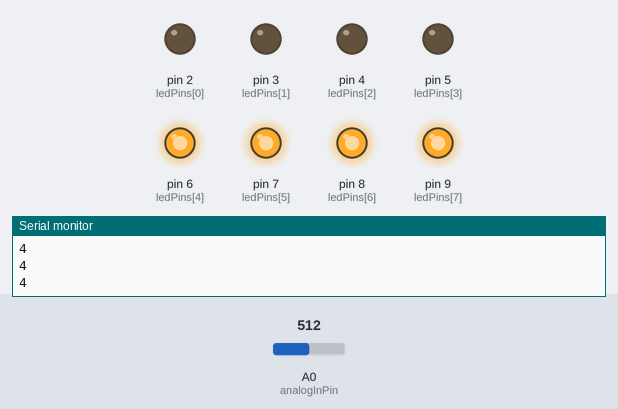
Recording of a sketch running on a simulated Arduino Uno, built with avr-gcc and run on an emulated ATmega328P. Parts: output pins drawn as LEDs (lit = HIGH), the last lines printed to the serial monitor. The test bench sets the inputs (shaded band); at power-on: A0 (analogInPin) = 512.

Above: at 1.2 s.
1.3 s: A0 (analogInPin) set to 629
2.8 s: A0 (analogInPin) set to 652
At 3.5 s:
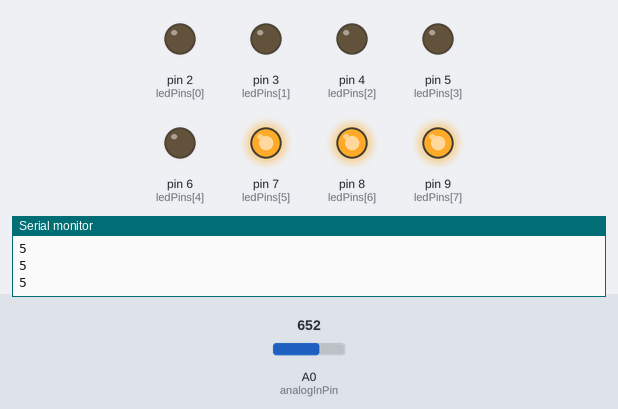
4.4 s: A0 (analogInPin) set to 511
At 4.9 s:
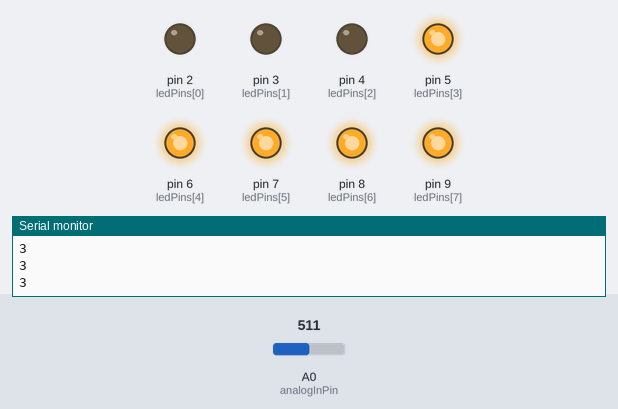
6.0 s: A0 (analogInPin) set to 393
7.5 s: A0 (analogInPin) set to 376
At 8.8 s:
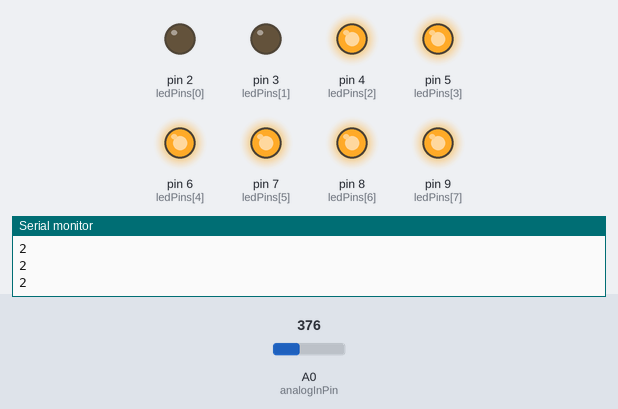
9.1 s: A0 (analogInPin) set to 716
At 10.2 s:
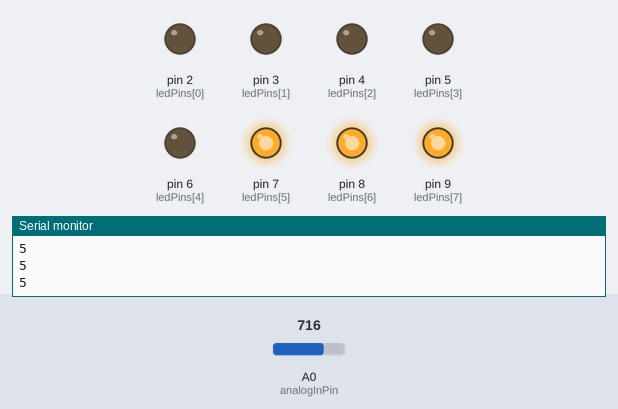
Timing chart, 0 to 11.7 s (numbered marks = the images above; inputs shaded):
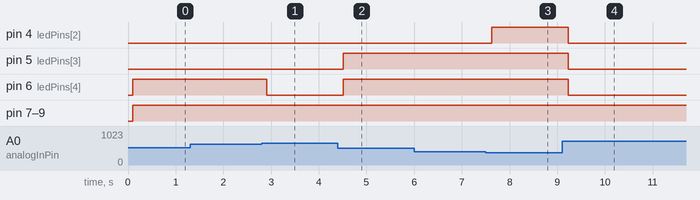

The sketch:

BarraGrafica.ino
```cpp
/*
 * Archivo: BarraGrafica.ino
 * Enciende un arreglo de leds en proporción a la relación:
 *
 *   magnitud = map(val, in_min, in_max, out_min, out_max);
 *
 *   magnitud = (val - in_min) * (out_max - out_min) / (in_max - in_min) + out_min;
 *
 *
 * Fuente: Bargraph sketch
 * Orelly.ArduinoCook2ndEd 7.5  Sequencing Multiple LEDs:
 * Creating a Bar Graph.
 * https://www.arduino.cc/en/Reference/Map
*/

const int NbrLEDs = 8;
const int ledPins[] = { 2, 3, 4, 5, 6, 7, 8, 9};
const int analogInPin = 0; // Analog input pin connected to variable resistor
const int wait = 30;
// Swap values of the following two constants if cathodes are connected to Gnd
const boolean LED_ON = LOW;
const boolean LED_OFF = HIGH;
int sensorValue = 0; // value read from the sensor
int ledLevel = 0; // sensor value converted into LED 'bars'

void setup() {
                Serial.begin(9600);
                for (int led = 0; led < NbrLEDs; led++){
                pinMode(ledPins[led], OUTPUT); // make all the LED pins outputs
                }
              }

void loop() {
            sensorValue = analogRead(analogInPin); // read the analog in value
            ledLevel = map(sensorValue, 0, 1023, 0, NbrLEDs); // map to the number of LEDs

            //Serial.println(sensorValue);
            Serial.println(ledLevel);
            delay(100);

              for (int led = 0; led < NbrLEDs; led++){
                if (led < ledLevel ) {
                    digitalWrite(ledPins[led], LED_ON); // turn on pins less than the level
                    }
            else {
                    digitalWrite(ledPins[led], LED_OFF); // turn off pins higher than the level
                }
            }
}
```

Measured:
- the behaviour switches between 639 and 640 on A0 (analogInPin) (found by bisection; images 0 and 1)
- the behaviour switches between 384 and 383 on A0 (analogInPin) (found by bisection; images 2 and 3)
- after the input at 2.8 s, pin 6 (ledPins[4]): HIGH → LOW after 0.11 s
- after the input at 4.4 s, pin 5 (ledPins[3]), pin 6 (ledPins[4]): LOW → HIGH after 0.11 s
- after the input at 7.5 s, pin 4 (ledPins[2]): LOW → HIGH after 0.12 s
- after the input at 9.1 s, pin 4 (ledPins[2]), pin 5 (ledPins[3]), pin 6 (ledPins[4]): HIGH → LOW after 0.13 s
